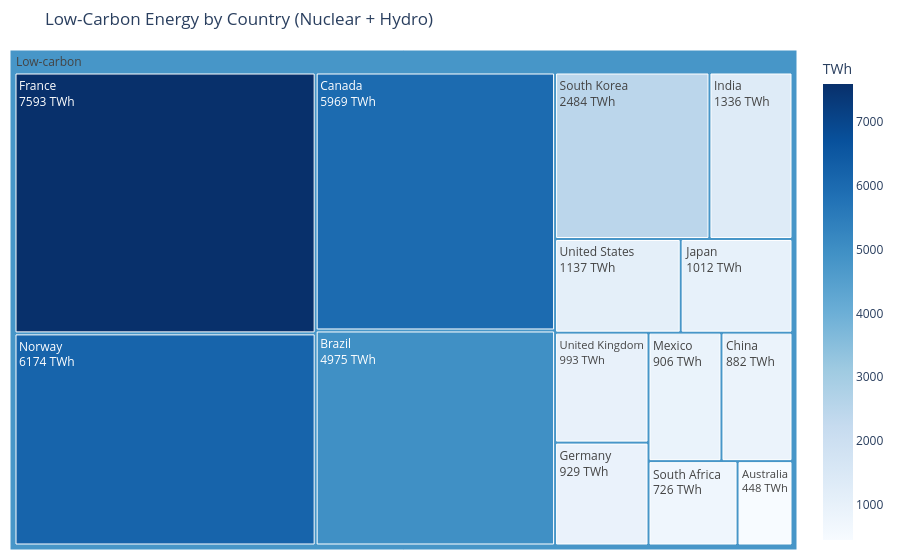
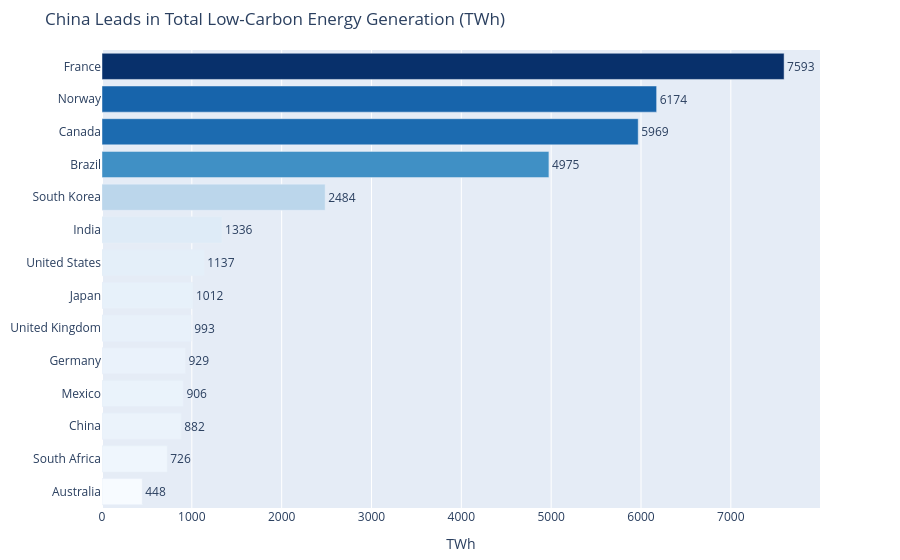

Notebook code for these charts, in order:
### Markdown cell above
## Task 3 — Treemap vs bar: low-carbon energy by country

**What to build:** Build **both** a treemap and a horizontal bar chart showing total low-carbon TWh (Nuclear + Hydro) per country. Then answer the question in a markdown cell below.

**Requirements:**
- Filter to `Source_Type == 'Low-carbon'` and aggregate TWh by country
- Treemap: single-level `path=['All', 'Country']` with a dummy root node labelled `'Low-carbon'`
- Bar chart: sorted by TWh, horizontal orientation, CVD-safe colour
- Both charts show TWh values, not percentages
- Insight title on the bar chart naming the leading country

### Code cell
# Task 3 — charts
# YOUR CODE HERE
# Task 3 — charts
# YOUR CODE HERE

import plotly.express as px

# Filter and aggregate
low_carbon = df.loc[df['Source_Type'] == 'Low-carbon']
lc_by_country = low_carbon.groupby('Country')['TWh'].sum().reset_index()

# Added dummy root column BEFORE treemap
lc_by_country['All'] = 'Low-carbon'

# --- Treemap ---
fig3a = px.treemap(
    lc_by_country,
    path=['All', 'Country'],
    values='TWh',
    color='TWh',
    color_continuous_scale='Blues',
    title='Low-Carbon Energy by Country (Nuclear + Hydro)',
)

fig3a.update_traces(
    root_color='lightgrey',
    texttemplate='%{label}<br>%{value:.0f} TWh',
    textinfo='label+value',
)

fig3a.update_layout(margin=dict(t=50, l=10, r=10, b=10))
fig3a.show()


# --- Horizontal Bar Chart ---
lc_sorted = lc_by_country.sort_values('TWh', ascending=True)

fig3b = px.bar(
    lc_sorted,
    x='TWh',
    y='Country',
    orientation='h',
    color='TWh',
    color_continuous_scale='Blues',
    text='TWh',
    title='China Leads in Total Low-Carbon Energy Generation (TWh)',
)

fig3b.update_traces(
    texttemplate='%{text:.0f}',
    textposition='outside',
)

fig3b.update_layout(
    xaxis_title='TWh',
    yaxis_title=None,
    coloraxis_showscale=False,
    margin=dict(t=50, l=10, r=80, b=10),
)

fig3b.show()

### Figure 1 — Plotly figure (JSON) as saved in the notebook; plotly's stock layout.template omitted (floating-point values rounded to 4 significant figures)
{"data": [{"branchvalues": "total", "customdata": [[448.0], [4975.0], [5969.0], [882.0], [7593.0], [929.0], [1336.0], [1012.0], [906.0], [6174.0], [726.0], [2484.0], [993.0], [1137.0], [4797.0]], "domain": {"x": [0, 1], "y": [0, 1]}, "hovertemplate": "labels=%{label}<br>TWh_sum=%{value}<br>parent=%{parent}<br>id=%{id}<br>TWh=%{color}<extra></extra>", "ids": ["Low-carbon/Australia", "Low-carbon/Brazil", "Low-carbon/Canada", "Low-carbon/China", "Low-carbon/France", "Low-carbon/Germany", "Low-carbon/India", "Low-carbon/Japan", "Low-carbon/Mexico", "Low-carbon/Norway", "Low-carbon/South Africa", "Low-carbon/South Korea", "Low-carbon/United Kingdom", "Low-carbon/United States", "Low-carbon"], "labels": ["Australia", "Brazil", "Canada", "China", "France", "Germany", "India", "Japan", "Mexico", "Norway", "South Africa", "South Korea", "United Kingdom", "United States", "Low-carbon"], "marker": {"coloraxis": "coloraxis", "colors": [448.0, 4975.0, 5969.0, 882.0, 7593.0, 929.0, 1336.0, 1012.0, 906.0, 6174.0, 726.0, 2484.0, 993.0, 1137.0, 4797.0]}, "name": "", "parents": ["Low-carbon", "Low-carbon", "Low-carbon", "Low-carbon", "Low-carbon", "Low-carbon", "Low-carbon", "Low-carbon", "Low-carbon", "Low-carbon", "Low-carbon", "Low-carbon", "Low-carbon", "Low-carbon", ""], "root": {"color": "lightgrey"}, "textinfo": "label+value", "texttemplate": "%{label}<br>%{value:.0f} TWh", "type": "treemap", "values": [448.0, 4975.0, 5969.0, 882.0, 7593.0, 929.0, 1336.0, 1012.0, 906.0, 6174.0, 726.0, 2484.0, 993.0, 1137.0, 35560.0]}], "layout": {"coloraxis": {"colorbar": {"title": {"text": "TWh"}}, "colorscale": [[0, "rgb(247,251,255)"], [0.125, "rgb(222,235,247)"], [0.25, "rgb(198,219,239)"], [0.375, "rgb(158,202,225)"], [0.5, "rgb(107,174,214)"], [0.625, "rgb(66,146,198)"], [0.75, "rgb(33,113,181)"], [0.875, "rgb(8,81,156)"], [1, "rgb(8,48,107)"]]}, "legend": {"tracegroupgap": 0}, "margin": {"b": 10, "l": 10, "r": 10, "t": 50}, "title": {"text": "Low-Carbon Energy by Country (Nuclear + Hydro)"}}}

### Figure 2 — Plotly figure (JSON) as saved in the notebook; plotly's stock layout.template omitted (floating-point values rounded to 4 significant figures)
{"data": [{"hovertemplate": "TWh=%{marker.color}<br>Country=%{y}<extra></extra>", "legendgroup": "", "marker": {"color": [448.0, 726.0, 882.0, 906.0, 929.0, 993.0, 1012.0, 1137.0, 1336.0, 2484.0, 4975.0, 5969.0, 6174.0, 7593.0], "coloraxis": "coloraxis", "pattern": {"shape": ""}}, "name": "", "orientation": "h", "showlegend": false, "text": [448.0, 726.0, 882.0, 906.0, 929.0, 993.0, 1012.0, 1137.0, 1336.0, 2484.0, 4975.0, 5969.0, 6174.0, 7593.0], "textposition": "outside", "texttemplate": "%{text:.0f}", "type": "bar", "x": [448.0, 726.0, 882.0, 906.0, 929.0, 993.0, 1012.0, 1137.0, 1336.0, 2484.0, 4975.0, 5969.0, 6174.0, 7593.0], "xaxis": "x", "y": ["Australia", "South Africa", "China", "Mexico", "Germany", "United Kingdom", "Japan", "United States", "India", "South Korea", "Brazil", "Canada", "Norway", "France"], "yaxis": "y"}], "layout": {"barmode": "relative", "coloraxis": {"colorbar": {"title": {"text": "TWh"}}, "colorscale": [[0, "rgb(247,251,255)"], [0.125, "rgb(222,235,247)"], [0.25, "rgb(198,219,239)"], [0.375, "rgb(158,202,225)"], [0.5, "rgb(107,174,214)"], [0.625, "rgb(66,146,198)"], [0.75, "rgb(33,113,181)"], [0.875, "rgb(8,81,156)"], [1, "rgb(8,48,107)"]], "showscale": false}, "legend": {"tracegroupgap": 0}, "margin": {"b": 10, "l": 10, "r": 80, "t": 50}, "title": {"text": "China Leads in Total Low-Carbon Energy Generation (TWh)"}, "xaxis": {"anchor": "y", "domain": [0, 1], "title": {"text": "TWh"}}, "yaxis": {"anchor": "x", "domain": [0, 1], "title": {}}}}
